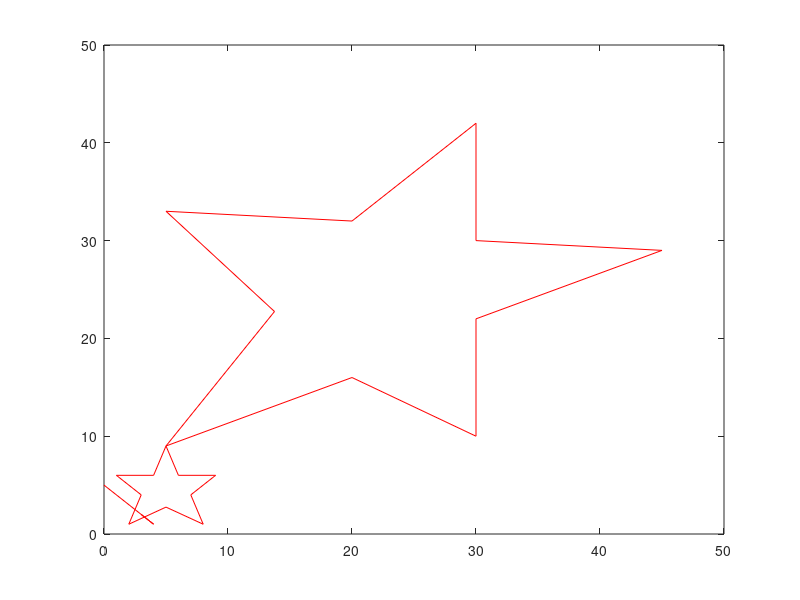

This figure's MATLAB source:
%%Clears everything
clc
clear all
clf

%%Set the x and y linspace
Ax = linspace(-10,10,50);
Ay = linspace(-10,10,50);

%%Set the x and y limits
xlim([-10 10])
ylim([-10 10])

%%Plot the x and y
plot(Ax,Ay);
%%Set the linspace
xDiag = linspace(0,10,50);

%%Set the diagnols
A = xDiag;
B = -xDiag;

%%Plot the diagnols
plot(xDiag,A);
plot(xDiag,B);
%%fileID reads in the text file
fileID = fopen('part3.txt','r');

%%This specifies the format of the file that we are reading in
formatSpec = '%f %f';

%%This sets the size of the matrice to be read in
sizeA = [2 3];

%%Set matrice A
%%Reads the text file, specifies the format, and sets the size
A = fscanf(fileID, formatSpec, sizeA);

%%Plots A
%%Red color
plot(A(1,:), A(2 ,:),'r');

fileID = fopen('shape2.txt','r'); 

formatSpec = '%f %f';

sizeB = [2 11];

B = fscanf(fileID, formatSpec, sizeB);

hold on
plot(B(1,:), B(2 ,:),'r');


C = A' * B;

plot(C(1,:), C(2 ,:),'r');